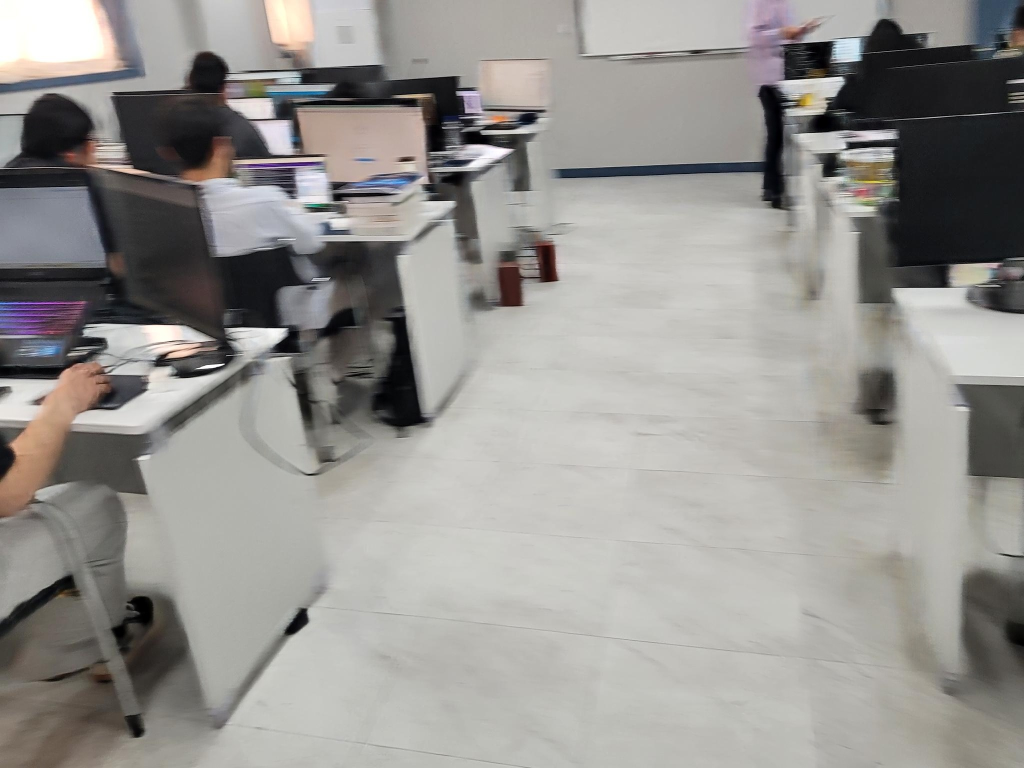
#> input picture Projects/prj03home/enhanced_XYAKvlh0_example.jpg, 2048 x 1536 px (shown at 1/2 size)
$ python nafnet_processor.py enhanced_XYAKvlh0_example.jpg out.png
#> lines starting #> are read from the running program, lines starting #| are printed output that depends on the picture
import sys
import os
import subprocess
from PIL import Image
import numpy as np

def resize_image(input_path):
    """이미지 크기를 원본의 50%로 조정합니다."""
#> called with input_path = 'enhanced_XYAKvlh0_example.jpg'
    img = Image.open(input_path)
#> img is the input picture: PIL image 2048x1536 RGB; mean R, G, B 149.5, 147.6, 144.1

    # 원본 크기의 50%로 조정
    width, height = img.size
#> width = 2048; height = 1536
    new_width = width // 2
#> new_width = 1024
    new_height = height // 2
#> new_height = 768

    # 32의 배수로 조정
    new_width = (new_width // 32) * 32
    new_height = (new_height // 32) * 32

    img = img.resize((new_width, new_height), Image.Resampling.LANCZOS)
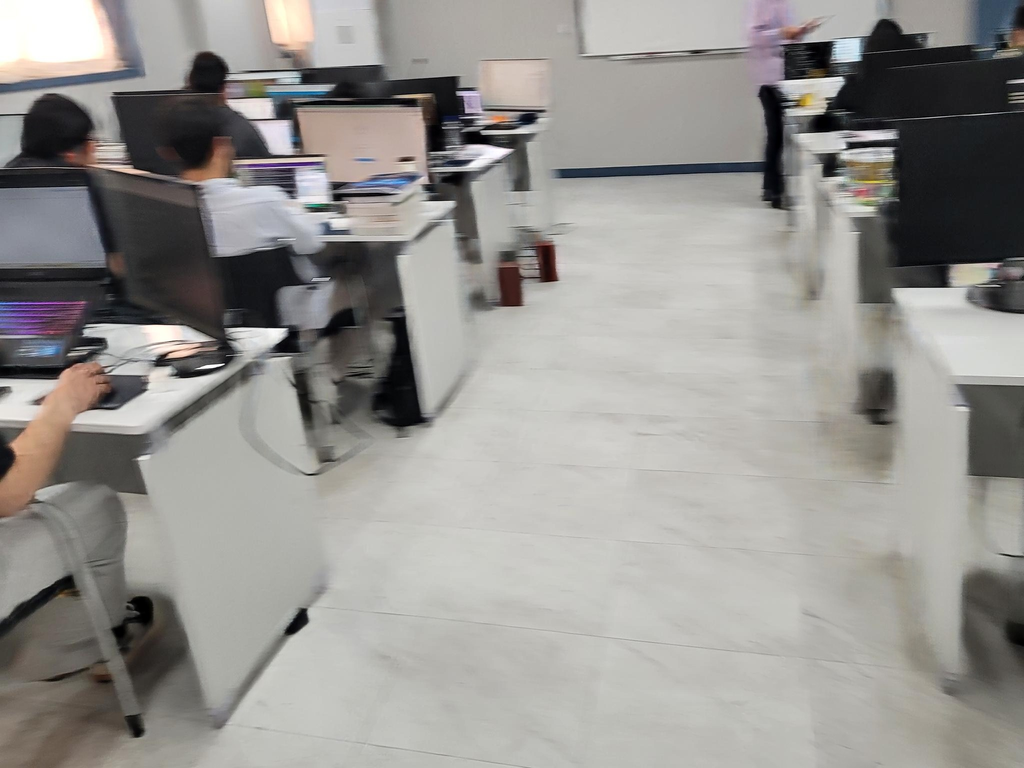
#> img: PIL image 1024x768 RGB; mean R, G, B 149.5, 147.5, 144.1

    # 리사이즈된 이미지 저장
    img.save(input_path)
    return input_path

def process_image(input_path, output_path):
    try:
        # 이미지 크기 조정
        input_path = resize_image(input_path)

        # 현재 작업 디렉토리 저장
        current_dir = os.getcwd()

        # NAFNet 디렉토리로 이동
        nafnet_dir = os.path.join(current_dir, 'NAFNet')
        os.chdir(nafnet_dir)

        try:
            # demo.py 실행 (GoPro 모델 사용)
            result = subprocess.run([
                'python',
                'basicsr/demo.py',
                '-opt', 'options/test/GoPro/NAFNet-width32.yml',  # GoPro 설정 파일 (width32)
                '--input_path', input_path,
                '--output_path', output_path,
                '--model_path', 'experiments/pretrained_models/NAFNet-GoPro-width32.pth'  # GoPro 모델 (width32)
            ], capture_output=True, text=True)

            if result.returncode != 0:
                return False, f"Demo execution failed: {result.stderr}"

            return True, "Success"
        finally:
            # 원래 디렉토리로 복귀
            os.chdir(current_dir)

    except Exception as e:
        return False, str(e)

if __name__ == "__main__":
    if len(sys.argv) != 3:
        print("Usage: python nafnet_processor.py <input_path> <output_path>")
        sys.exit(1)

    input_path = sys.argv[1]
    output_path = sys.argv[2]

    success, message = process_image(input_path, output_path)
    if not success:
        print(f"Error: {message}")
#> (the run stopped early here; a loop or call above may not have finished)
